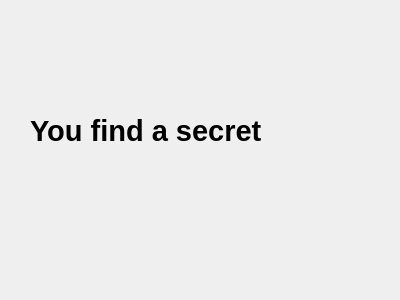
<?xml version="1.0" encoding="UTF-8"?>
<ui version="4.0">
 <class>Form</class>
 <widget class="QWidget" name="Form">
  <property name="geometry">
   <rect>
    <x>0</x>
    <y>0</y>
    <width>400</width>
    <height>300</height>
   </rect>
  </property>
  <property name="windowTitle">
   <string>Form</string>
  </property>
  <widget class="QLabel" name="label">
   <property name="geometry">
    <rect>
     <x>30</x>
     <y>90</y>
     <width>351</width>
     <height>81</height>
    </rect>
   </property>
   <property name="font">
    <font>
     <pointsize>22</pointsize>
     <weight>75</weight>
     <bold>true</bold>
    </font>
   </property>
   <property name="text">
    <string>You find a secret</string>
   </property>
  </widget>
 </widget>
 <resources/>
 <connections/>
</ui>
